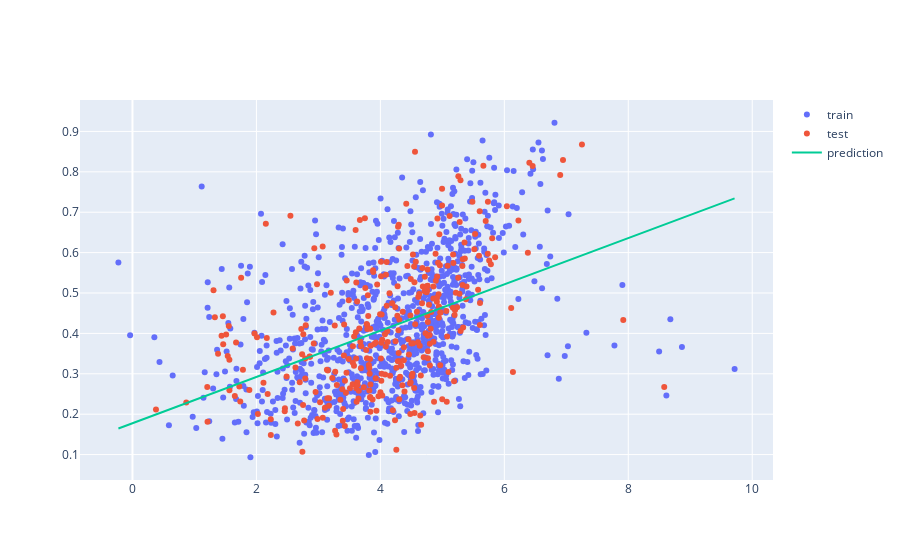

This figure's notebook cell:
### Code cell
import plotly.express as px
import plotly.graph_objects as go
from sklearn.linear_model import LinearRegression
from sklearn.model_selection import train_test_split
from sklearn.metrics import mean_squared_error, r2_score

df = counties_tp[(counties_tp['tweet_count_100k']!=0)&(counties_tp['protest_count_100k']!=0)][['tweet_count_100k', 'per_dem_2020']]
X = np.log(df.tweet_count_100k[:, None])
y = df.per_dem_2020
X_train, X_test, y_train, y_test = train_test_split(X, y, random_state=0)

model = LinearRegression()
model.fit(X_train, y_train)

x_range = np.linspace(X.min(), X.max(), 100)
y_range = model.predict(x_range.reshape(-1, 1))


fig = go.Figure([
    go.Scatter(x=X_train.squeeze(), y=y_train, name='train', mode='markers'),
    go.Scatter(x=X_test.squeeze(), y=y_test, name='test', mode='markers'),
    go.Scatter(x=x_range, y=y_range, name='prediction')
])

fig.show()

print("intercept:", model.intercept_.round(2))
print("slope:", model.coef_[0].round(2))

y_pred = model.predict(X_test.reshape(-1, 1))

MSE = mean_squared_error(y_test, y_pred)
print("MSE:", MSE.round(2))
print("RMSE:", np.sqrt(MSE).round(2))

R2 = r2_score(y_test, y_pred)
print("R2:\t", R2.round(3))

### Figure 1 — Plotly figure (JSON) as saved in the notebook; plotly's stock layout.template omitted (floating-point values rounded to 4 significant figures; data arrays with more than 128 entries replaced by an {"elided": "..."} marker saying what was removed)
{"data": [{"mode": "markers", "name": "train", "type": "scatter", "x": {"elided": "945 float values"}, "y": {"elided": "945 float values"}}, {"mode": "markers", "name": "test", "type": "scatter", "x": {"elided": "315 float values"}, "y": {"elided": "315 float values"}}, {"name": "prediction", "type": "scatter", "x": [-0.2268, -0.1264, -0.02594, 0.07449, 0.1749, 0.2753, 0.3758, 0.4762, 0.5766, 0.6771, 0.7775, 0.8779, 0.9783, 1.079, 1.179, 1.28, 1.38, 1.48, 1.581, 1.681, 1.782, 1.882, 1.983, 2.083, 2.183, 2.284, 2.384, 2.485, 2.585, 2.686, 2.786, 2.886, 2.987, 3.087, 3.188, 3.288, 3.389, 3.489, 3.589, 3.69, 3.79, 3.891, 3.991, 4.092, 4.192, 4.292, 4.393, 4.493, 4.594, 4.694, 4.795, 4.895, 4.995, 5.096, 5.196, 5.297, 5.397, 5.498, 5.598, 5.698, 5.799, 5.899, 6.0, 6.1, 6.201, 6.301, 6.401, 6.502, 6.602, 6.703, 6.803, 6.904, 7.004, 7.104, 7.205, 7.305, 7.406, 7.506, 7.606, 7.707, 7.807, 7.908, 8.008, 8.109, 8.209, 8.309, 8.41, 8.51, 8.611, 8.711, 8.812, 8.912, 9.012, 9.113, 9.213, 9.314, 9.414, 9.515, 9.615, 9.715], "y": [0.1645, 0.1702, 0.176, 0.1818, 0.1875, 0.1933, 0.199, 0.2048, 0.2105, 0.2163, 0.222, 0.2278, 0.2336, 0.2393, 0.2451, 0.2508, 0.2566, 0.2623, 0.2681, 0.2738, 0.2796, 0.2853, 0.2911, 0.2969, 0.3026, 0.3084, 0.3141, 0.3199, 0.3256, 0.3314, 0.3371, 0.3429, 0.3486, 0.3544, 0.3602, 0.3659, 0.3717, 0.3774, 0.3832, 0.3889, 0.3947, 0.4004, 0.4062, 0.4119, 0.4177, 0.4235, 0.4292, 0.435, 0.4407, 0.4465, 0.4522, 0.458, 0.4637, 0.4695, 0.4753, 0.481, 0.4868, 0.4925, 0.4983, 0.504, 0.5098, 0.5155, 0.5213, 0.527, 0.5328, 0.5386, 0.5443, 0.5501, 0.5558, 0.5616, 0.5673, 0.5731, 0.5788, 0.5846, 0.5903, 0.5961, 0.6019, 0.6076, 0.6134, 0.6191, 0.6249, 0.6306, 0.6364, 0.6421, 0.6479, 0.6536, 0.6594, 0.6652, 0.6709, 0.6767, 0.6824, 0.6882, 0.6939, 0.6997, 0.7054, 0.7112, 0.717, 0.7227, 0.7285, 0.7342]}], "layout": {"autosize": true, "xaxis": {"autorange": true, "range": [-0.8382, 10.33], "type": "linear"}, "yaxis": {"autorange": true, "range": [0.03274, 0.9822], "type": "linear"}}}
